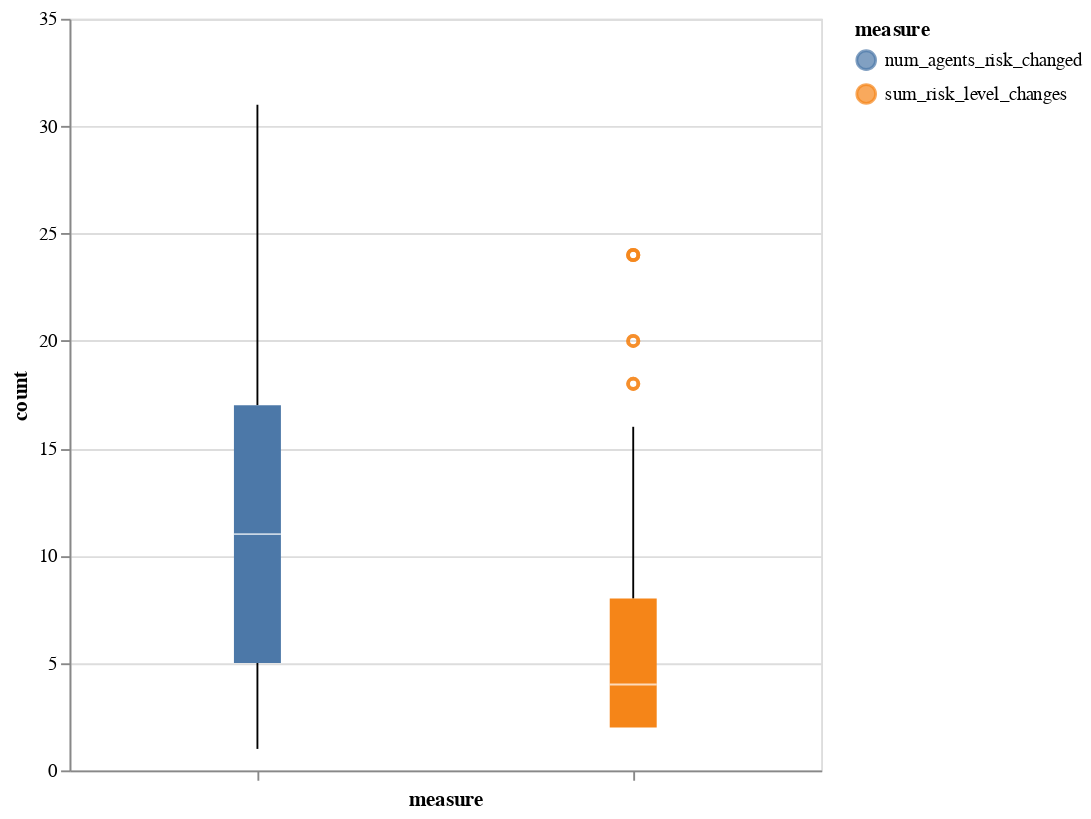

This figure's notebook cell:
### Code cell
alt.Chart(unconverged_lastchange).mark_boxplot(size=25).encode(
    x=alt.X('measure').axis(alt.Axis(labels=False)),   # hide long labels in access, rely on color legend
    y='count',
    color=alt.Color('measure')
).properties(width=400, height=400)

### Figure 1 — Vega-Lite specification as saved in the notebook (floating-point values rounded to 4 significant figures; data arrays with more than 128 entries replaced by an {"elided": "..."} marker saying what was removed)
{"config": {"view": {"continuousWidth": 300, "continuousHeight": 300}}, "data": {"name": "data-0fbdf0b5fd5e8a39417789e2965b7898"}, "mark": {"type": "boxplot", "size": 25}, "encoding": {"color": {"field": "measure", "type": "nominal"}, "x": {"axis": {"labels": false}, "field": "measure", "type": "nominal"}, "y": {"field": "count", "type": "quantitative"}}, "height": 400, "width": 400, "$schema": "https://vega.github.io/schema/vega-lite/v5.20.1.json", "datasets": {"data-0fbdf0b5fd5e8a39417789e2965b7898": {"elided": "426 records"}}}
